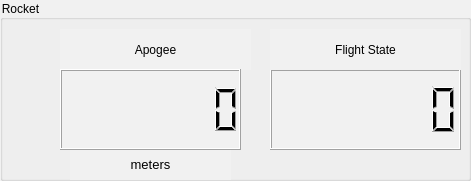
       <widget class="QGroupBox" name="groupBox_7">
        <property name="geometry">
         <rect>
          <x>50</x>
          <y>240</y>
          <width>471</width>
          <height>181</height>
         </rect>
        </property>
        <property name="styleSheet">
         <string notr="true">background-color: rgb(227, 227, 227);
background-color: rgb(241, 241, 241);
font: 87 9pt &quot;Segoe UI Black&quot;;</string>
        </property>
        <property name="title">
         <string>Rocket</string>
        </property>
        <widget class="QLabel" name="label_44">
         <property name="geometry">
          <rect>
           <x>70</x>
           <y>149</y>
           <width>161</width>
           <height>31</height>
          </rect>
         </property>
         <property name="font">
          <font>
           <family>MS UI Gothic</family>
           <pointsize>10</pointsize>
           <weight>50</weight>
           <italic>false</italic>
           <bold>false</bold>
          </font>
         </property>
         <property name="styleSheet">
          <string notr="true">font: 10pt &quot;MS UI Gothic&quot;;</string>
         </property>
         <property name="text">
          <string>meters</string>
         </property>
         <property name="alignment">
          <set>Qt::AlignCenter</set>
         </property>
        </widget>
        <widget class="QLabel" name="label_45">
         <property name="geometry">
          <rect>
           <x>60</x>
           <y>29</y>
           <width>191</width>
           <height>41</height>
          </rect>
         </property>
         <property name="styleSheet">
          <string notr="true">font: 87 11pt &quot;Segoe UI Black&quot;;
font: 11pt &quot;MS Shell Dlg 2&quot;;</string>
         </property>
         <property name="text">
          <string>Apogee</string>
         </property>
         <property name="alignment">
          <set>Qt::AlignCenter</set>
         </property>
        </widget>
        <widget class="QLCDNumber" name="FlightStateLCD">
         <property name="geometry">
          <rect>
           <x>270</x>
           <y>69</y>
           <width>191</width>
           <height>81</height>
          </rect>
         </property>
         <property name="smallDecimalPoint">
          <bool>false</bool>
         </property>
         <property name="digitCount">
          <number>7</number>
         </property>
        </widget>
        <widget class="QLCDNumber" name="ApogeeLCD">
         <property name="geometry">
          <rect>
           <x>60</x>
           <y>69</y>
           <width>181</width>
           <height>81</height>
          </rect>
         </property>
         <property name="minimumSize">
          <size>
           <width>111</width>
           <height>31</height>
          </size>
         </property>
         <property name="autoFillBackground">
          <bool>false</bool>
         </property>
         <property name="smallDecimalPoint">
          <bool>false</bool>
         </property>
         <property name="digitCount">
          <number>7</number>
         </property>
         <property name="mode">
          <enum>QLCDNumber::Dec</enum>
         </property>
         <property name="segmentStyle">
          <enum>QLCDNumber::Filled</enum>
         </property>
        </widget>
        <widget class="QLabel" name="label_47">
         <property name="geometry">
          <rect>
           <x>270</x>
           <y>29</y>
           <width>191</width>
           <height>41</height>
          </rect>
         </property>
         <property name="styleSheet">
          <string notr="true">font: 87 11pt &quot;Segoe UI Black&quot;;
font: 11pt &quot;MS Shell Dlg 2&quot;;</string>
         </property>
         <property name="text">
          <string>Flight State</string>
         </property>
         <property name="alignment">
          <set>Qt::AlignCenter</set>
         </property>
        </widget>
       </widget>
